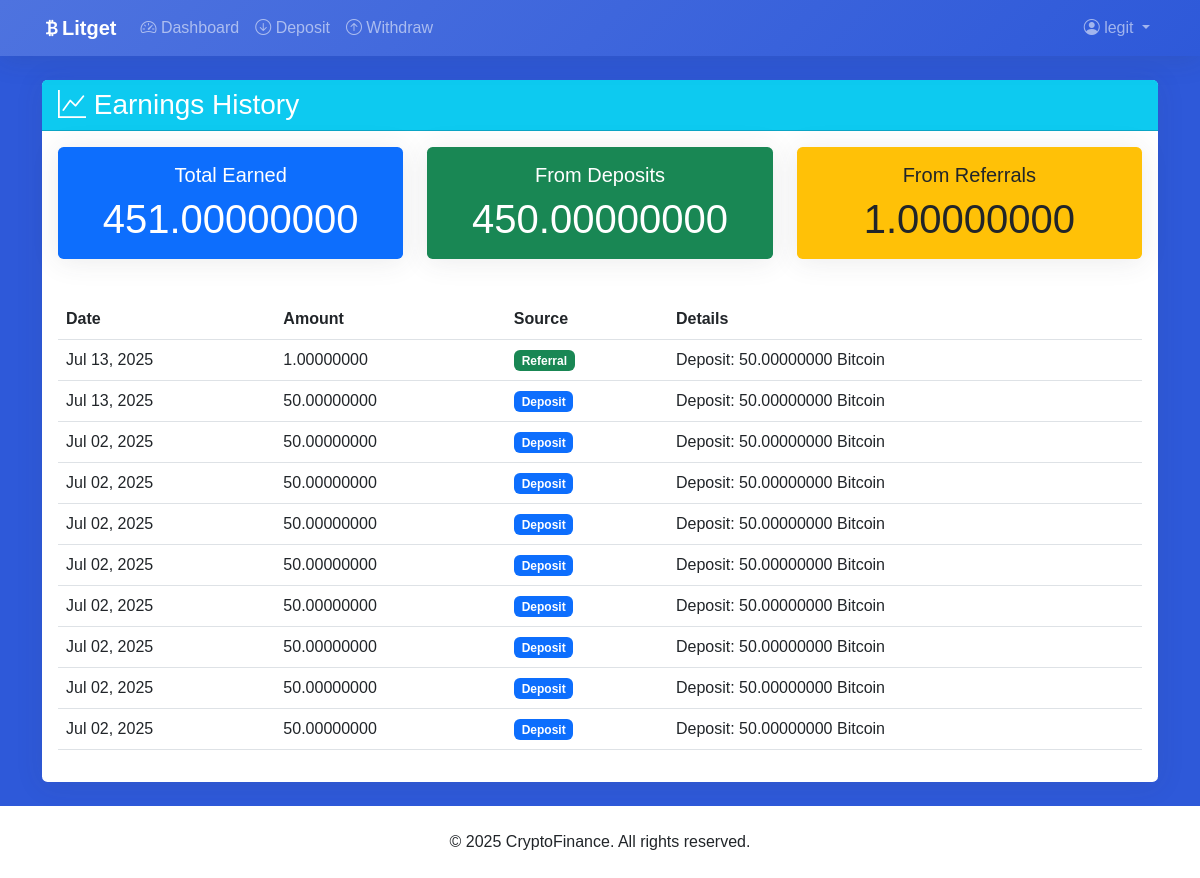
/earnings_history/ (signed in), run on the app's committed database.
### myapp/models.py (models this page shows, shortened)
class User(AbstractUser):
    balance = models.DecimalField(max_digits=20, decimal_places=8, default=0)
    hide_balance = models.BooleanField(default=False)
    referral_code = models.UUIDField(default=uuid.uuid4, editable=True, unique=True)
    referred_by = models.ForeignKey('self', null=True, blank=True, on_delete=models.SET_NULL, related_name='referrals')
    total_earned = models.DecimalField(max_digits=20, decimal_places=8, default=0)
    groups = models.ManyToManyField(
        Group,
        verbose_name='groups',
        blank=True,
        help_text='The groups this user belongs to.',
        related_name="custom_user_set",  # Changed from default
        related_query_name="user",
    )
    user_permissions = models.ManyToManyField(
        Permission,
        verbose_name='user permissions',
        blank=True,
        help_text='Specific permissions for this user.',
        related_name="custom_user_set",  # Changed from default
        related_query_name="user",
    )

class Earning(models.Model):
    user = models.ForeignKey(User, on_delete=models.CASCADE)
    amount = models.DecimalField(max_digits=20, decimal_places=8)
    source = models.CharField(max_length=100)  # 'deposit', 'referral', etc.
    deposit = models.ForeignKey(Deposit, on_delete=models.SET_NULL, null=True, blank=True)
    created_at = models.DateTimeField(auto_now_add=True)

class Deposit(models.Model):
    STATUS_CHOICES = (
        ('PENDING', 'Pending'),
        ('APPROVED', 'Approved'),
        ('REJECTED', 'Rejected'),
    )
    user = models.ForeignKey(User, on_delete=models.CASCADE)
    plan = models.ForeignKey(DepositPlan,  on_delete=models.CASCADE, blank=True,null=True)
    amount = models.DecimalField(max_digits=20, decimal_places=8, validators=[MinValueValidator(Decimal('0.00000001'))])
    wallet_type = models.CharField(max_length=10, choices=WalletAddress.WALLET_TYPES)
    proof = models.ImageField(upload_to='deposit_proofs/')
    status = models.CharField(max_length=10, choices=STATUS_CHOICES, default='PENDING')
    created_at = models.DateTimeField(auto_now_add=True)
    approved_at = models.DateTimeField(null=True, blank=True)
    transaction_hash = models.CharField(max_length=100, blank=True, null=True)

### myapp/views.py (the view)
# urls.py: path('earnings_history/', views.earnings_history, name='earnings_history'),
@login_required
def earnings_history(request):
    earnings = Earning.objects.filter(user=request.user).order_by('-created_at')
    deposit_earnings = Earning.objects.filter(user=request.user, source='deposit').aggregate(total=Sum('amount'))['total'] or 0
    referral_earnings = Earning.objects.filter(user=request.user, source='referral').aggregate(total=Sum('amount'))['total'] or 0
    return render(request, 'myapp/earnings_history.html', {
        'earnings': earnings,
        'total_earned': deposit_earnings + referral_earnings,
        'deposit_earnings': deposit_earnings,
        'referral_earnings': referral_earnings,
    })

### myapp/templates/myapp/earnings_history.html
{% extends 'myapp/base.html' %}
{% block content %}
<div class="row">
    <div class="col-12">
        <div class="card">
            <div class="card-header bg-info text-white">
                <h3 class="mb-0"><i class="bi bi-graph-up"></i> Earnings History</h3>
            </div>
            <div class="card-body">
                <div class="row mb-4">
                    <div class="col-md-4 mb-3">
                        <div class="card bg-primary text-white h-100">
                            <div class="card-body text-center">
                                <h5 class="card-title">Total Earned</h5>
                                <p class="card-text display-6">{{ total_earned|floatformat:8 }}</p>
                            </div>
                        </div>
                    </div>
                    <div class="col-md-4 mb-3">
                        <div class="card bg-success text-white h-100">
                            <div class="card-body text-center">
                                <h5 class="card-title">From Deposits</h5>
                                <p class="card-text display-6">{{ deposit_earnings|floatformat:8 }}</p>
                            </div>
                        </div>
                    </div>
                    <div class="col-md-4 mb-3">
                        <div class="card bg-warning text-dark h-100">
                            <div class="card-body text-center">
                                <h5 class="card-title">From Referrals</h5>
                                <p class="card-text display-6">{{ referral_earnings|floatformat:8 }}</p>
                            </div>
                        </div>
                    </div>
                </div>
                <div class="table-responsive">
                    <table class="table table-hover">
                        <thead>
                            <tr>
                                <th>Date</th>
                                <th>Amount</th>
                                <th>Source</th>
                                <th>Details</th>
                            </tr>
                        </thead>
                        <tbody>
                            {% for earning in earnings %}
                            <tr>
                                <td>{{ earning.created_at|date:"M d, Y" }}</td>
                                <td>{{ earning.amount|floatformat:8 }}</td>
                                <td>
                                    <span class="badge bg-{% if earning.source == 'deposit' %}primary{% else %}success{% endif %}">
                                        {{ earning.source|title }}
                                    </span>
                                </td>
                                <td>
                                    {% if earning.deposit %}
                                    Deposit: {{ earning.deposit.amount|floatformat:8 }} {{ earning.deposit.get_wallet_type_display }}
                                    {% endif %}
                                </td>
                            </tr>
                            {% empty %}
                            <tr>
                                <td colspan="4" class="text-center">No earnings yet</td>
                            </tr>
                            {% endfor %}
                        </tbody>
                    </table>
                </div>
            </div>
        </div>
    </div>
</div>
{% endblock %}

### myapp/templates/myapp/base.html (shortened to what this page needs)
<!DOCTYPE html>
<html lang="en">
<head>
    <link href="https://cdn.jsdelivr.net/npm/bootstrap@5.3.0/dist/css/bootstrap.min.css" rel="stylesheet">
    <link rel="stylesheet" href="https://cdn.jsdelivr.net/npm/bootstrap-icons@1.10.0/font/bootstrap-icons.css">
</head>
<body>
    <nav class="navbar navbar-expand-lg navbar-dark sticky-top">
        <div class="container">
            <a class="navbar-brand fw-bold" href="{% url 'dashboard' %}">
                <i class="bi bi-currency-bitcoin"></i>Litget
            </a>
            <div class="collapse navbar-collapse" id="navbarNav">
                <ul class="navbar-nav me-auto">
                    {% if user.is_authenticated %}
                        <li class="nav-item">
                            <a class="nav-link" href="{% url 'dashboard' %}">
                                <i class="bi bi-speedometer2"></i> Dashboard
                            </a>
                        </li>
                        <li class="nav-item">
                            <a class="nav-link" href="{% url 'create_deposit' %}">
                                <i class="bi bi-arrow-down-circle"></i> Deposit
                            </a>
                        </li>
                        <li class="nav-item">
                            <a class="nav-link" href="{% url 'create_withdrawal' %}">
                                <i class="bi bi-arrow-up-circle"></i> Withdraw
                            </a>
                        </li>
                    {% endif %}
                </ul>
                <ul class="navbar-nav">
                    {% if user.is_authenticated %}
                        <li class="nav-item dropdown">
                            <a class="nav-link dropdown-toggle" href="#" id="navbarDropdown" role="button" data-bs-toggle="dropdown">
                                <i class="bi bi-person-circle"></i> {{ user.username }}
                            </a>
                        </li>
                    {% endif %}
                </ul>
            </div>
        </div>
    </nav>
    <main class="container py-4">
        {% block content %}{% endblock %}
    </main>
    <footer class="py-4 mt-auto bg-white">
        <div class="container text-center">
            <p class="mb-0">&copy; {% now "Y" %} CryptoFinance. All rights reserved.</p>
        </div>
    </footer>
</body>
</html>

### myapp/templates/myapp/base.html (style rules this page uses)
:root { --primary: #4e73df; --secondary: #2e59d9; --success: #1cc88a; --info: #36b9cc; --warning: #f6c23e; --danger: #e74a3b; --light: #f8f9fc; --dark: #0c0c0c; }
body { background-color: var(--secondary); font-family: 'Nunito', sans-serif; }
.navbar { background: linear-gradient(135deg, var(--primary) 0%, var(--secondary) 100%); box-shadow: 0 0.15rem 1.75rem 0 rgba(58, 59, 69, 0.15); }
.card { border: none; border-radius: 0.35rem; box-shadow: 0 0.15rem 1.75rem 0 rgba(58, 59, 69, 0.1); transition: all 0.3s ease; }

### data on the page
User: username "legit"
Earning: created_at "Jul 13, 2025", amount "1.00000000", source "Referral", deposit.amount "50.00000000", deposit.wallet_type "Bitcoin"
Earning: created_at "Jul 13, 2025", amount "50.00000000", source "Deposit", deposit.amount "50.00000000", deposit.wallet_type "Bitcoin"
Earning: created_at "Jul 02, 2025", amount "50.00000000", source "Deposit", deposit.amount "50.00000000", deposit.wallet_type "Bitcoin"
Earning: created_at "Jul 02, 2025", amount "50.00000000", source "Deposit", deposit.amount "50.00000000", deposit.wallet_type "Bitcoin"
Earning: created_at "Jul 02, 2025", amount "50.00000000", source "Deposit", deposit.amount "50.00000000", deposit.wallet_type "Bitcoin"
Earning: created_at "Jul 02, 2025", amount "50.00000000", source "Deposit", deposit.amount "50.00000000", deposit.wallet_type "Bitcoin"
Earning: created_at "Jul 02, 2025", amount "50.00000000", source "Deposit", deposit.amount "50.00000000", deposit.wallet_type "Bitcoin"
Earning: created_at "Jul 02, 2025", amount "50.00000000", source "Deposit", deposit.amount "50.00000000", deposit.wallet_type "Bitcoin"
Earning: created_at "Jul 02, 2025", amount "50.00000000", source "Deposit", deposit.amount "50.00000000", deposit.wallet_type "Bitcoin"
Earning: created_at "Jul 02, 2025", amount "50.00000000", source "Deposit", deposit.amount "50.00000000", deposit.wallet_type "Bitcoin"

### other printed values
{{ total_earned|floatformat:8 }} "451.00000000"
{{ deposit_earnings|floatformat:8 }} "450.00000000"
{{ referral_earnings|floatformat:8 }} "1.00000000"
